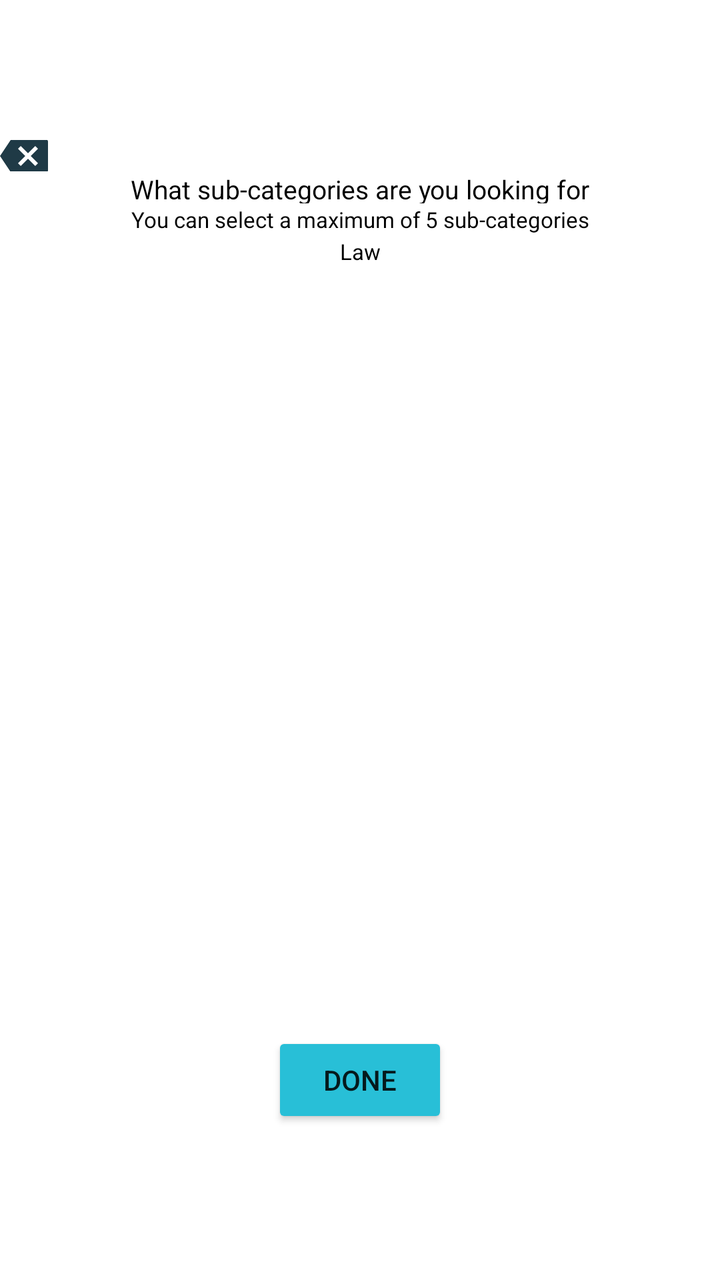
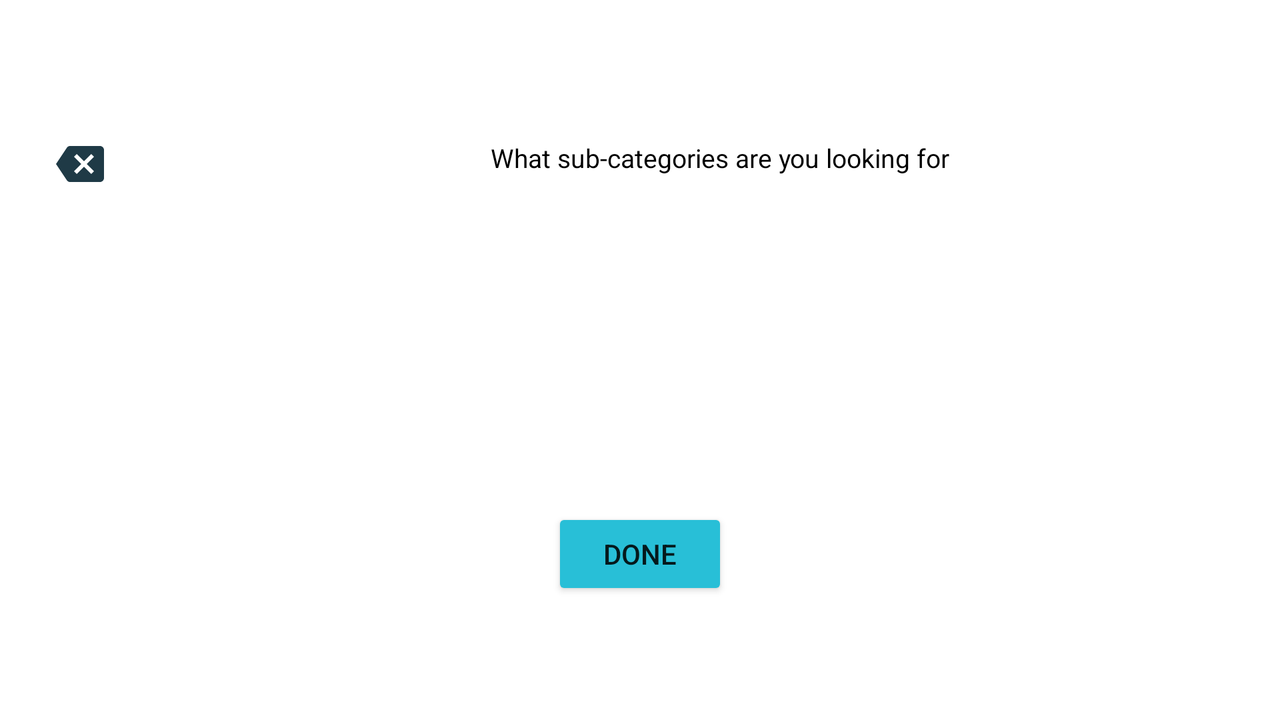

One screen, two layout resources from the same app: the default and the author's alternative for another configuration. Each is rendered where Android would select it; the XML of both is given below.
<!-- AndroidManifest.xml: application theme Theme.BusinessPlannerio -->
<!-- res/layout/fragment_law_.xml -->
<?xml version="1.0" encoding="utf-8"?>
<LinearLayout xmlns:android="http://schemas.android.com/apk/res/android"
    xmlns:tools="http://schemas.android.com/tools"
    android:layout_width="match_parent"
    android:layout_height="match_parent"
    xmlns:app="http://schemas.android.com/apk/res-auto"
    android:orientation="vertical"
    tools:context=".UI.law_Fragment">


    <LinearLayout
        android:layout_width="match_parent"
        android:layout_height="0dp"
        android:layout_weight="1"
        android:orientation="vertical"
        android:layout_marginTop="70dp"
        >
        <ImageButton
            android:layout_width="wrap_content"
            android:layout_height="0dp"
            android:layout_weight="1"
            android:src="@drawable/ic_baseline_backspace_24"
            android:background="@color/white"
            android:id="@+id/backBusiness"/>
        <TextView
            android:layout_width="match_parent"
            android:layout_height="0dp"
            android:layout_weight="1"
            android:textSize="13sp"
            android:gravity="center"
            android:textColor="@color/black"
            android:text="What sub-categories are you looking for"/>

        <TextView
            android:layout_width="match_parent"
            android:layout_height="0dp"
            android:layout_weight="1"
            android:textSize="11sp"
            android:gravity="center"
            android:textColor="@color/black"
            android:text="You can select a maximum of 5 sub-categories"/>
        <TextView
            android:layout_width="match_parent"
            android:layout_height="0dp"
            android:layout_weight="1"
            android:textSize="11sp"
            android:gravity="center"
            android:textColor="@color/black"
            android:text="Law"/>
    </LinearLayout>
    <LinearLayout
        android:layout_width="match_parent"
        android:layout_height="0dp"
        android:layout_weight="6"
        android:orientation="vertical">

        <androidx.recyclerview.widget.RecyclerView
            android:id="@+id/lawRecyclerView"
            android:layout_width="match_parent"
            android:layout_height="match_parent"
            android:padding="10dp" />


    </LinearLayout>
    <LinearLayout
        android:layout_width="match_parent"
        android:layout_height="0dp"
        android:layout_weight="1"
        android:orientation="vertical"
        android:layout_marginBottom="60dp">
        <Button
            android:layout_width="wrap_content"
            android:layout_height="wrap_content"
            android:layout_gravity="center"
            app:backgroundTint="@color/light_blue"
            android:text="Done" />
    </LinearLayout>




</LinearLayout>
<!-- resources referenced by this layout -->
<resources>
  <color name="black">#FF000000</color>
  <color name="light_blue">#28BFD7</color>
  <color name="white">#FFFFFFFF</color>
  <!-- drawable ic_baseline_backspace_24 (drawable) -->
  <vector android:autoMirrored="true" android:height="24dp"
      android:tint="#1F3A46" android:viewportHeight="24"
      android:viewportWidth="24" android:width="24dp" xmlns:android="http://schemas.android.com/apk/res/android">
      <path android:fillColor="@android:color/white" android:pathData="M22,3L7,3c-0.69,0 -1.23,0.35 -1.59,0.88L0,12l5.41,8.11c0.36,0.53 0.9,0.89 1.59,0.89h15c1.1,0 2,-0.9 2,-2L24,5c0,-1.1 -0.9,-2 -2,-2zM19,15.59L17.59,17 14,13.41 10.41,17 9,15.59 12.59,12 9,8.41 10.41,7 14,10.59 17.59,7 19,8.41 15.41,12 19,15.59z"/>
  </vector>
  <style name="Theme.BusinessPlannerio" parent="Theme.MaterialComponents.DayNight.DarkActionBar">
          
          <item name="colorPrimary">@color/purple_500</item>
          <item name="colorPrimaryVariant">@color/purple_700</item>
          <item name="colorOnPrimary">@color/white</item>
          
          <item name="colorSecondary">@color/teal_200</item>
          <item name="colorSecondaryVariant">@color/teal_700</item>
          <item name="colorOnSecondary">@color/black</item>
          
          <item name="android:statusBarColor" tools:targetApi="l">?attr/colorPrimaryVariant</item>
          
      </style>
  <color name="purple_500">#FF6200EE</color>
  <color name="purple_700">#FF3700B3</color>
  <color name="teal_200">#FF03DAC5</color>
  <color name="teal_700">#FF018786</color>
</resources>
<!-- res/layout-land/fragment_law_.xml (the author's variant of the layout above) -->
<!-- drawn on the phone turned sideways -->
<?xml version="1.0" encoding="utf-8"?>
<LinearLayout xmlns:android="http://schemas.android.com/apk/res/android"
    xmlns:tools="http://schemas.android.com/tools"
    android:layout_width="match_parent"
    android:layout_height="match_parent"
    xmlns:app="http://schemas.android.com/apk/res-auto"
    android:orientation="vertical"
    android:id="@+id/lawFragmentLayout"
    tools:context=".UI.law_Fragment">


    <LinearLayout
        android:layout_width="match_parent"
        android:layout_height="0dp"
        android:layout_weight="1"
        android:orientation="horizontal"
        android:layout_marginTop="70dp"
        >

        <ImageButton
            android:id="@+id/lawBack"
            android:layout_width="0dp"
            android:layout_height="wrap_content"
            android:layout_weight="1"
            android:background="@color/white"
            android:src="@drawable/ic_baseline_backspace_24" />
        <TextView
            android:layout_width="0dp"
            android:layout_height="wrap_content"
            android:layout_weight="7"
            android:textSize="13sp"
            android:gravity="center"
            android:textColor="@color/black"
            android:text="What sub-categories are you looking for"/>

    </LinearLayout>
    <LinearLayout
        android:layout_width="match_parent"
        android:layout_height="0dp"
        android:layout_weight="5"
        android:orientation="vertical">

        <androidx.recyclerview.widget.RecyclerView
            android:id="@+id/lawRecyclerView"
            android:layout_width="match_parent"
            android:layout_height="match_parent"
            android:padding="10dp" />


    </LinearLayout>
    <LinearLayout
        android:layout_width="match_parent"
        android:layout_height="0dp"
        android:layout_weight="1.5"
        android:orientation="vertical"
        android:layout_marginBottom="60dp">
        <Button
            android:layout_width="wrap_content"
            android:layout_height="wrap_content"
            android:layout_gravity="center"
            app:backgroundTint="@color/light_blue"
            android:id="@+id/lawDone"
            android:text="Done" />
    </LinearLayout>




</LinearLayout>
